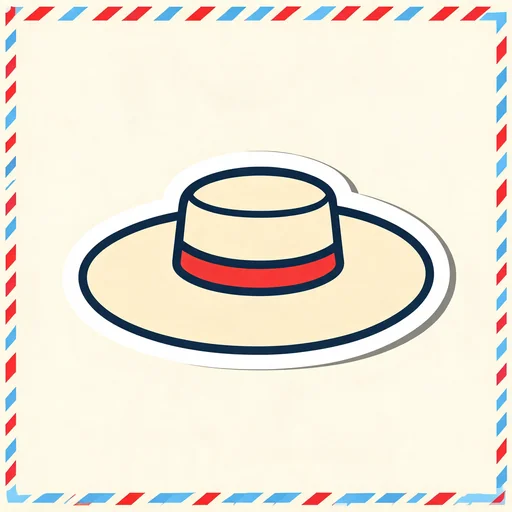
#> input picture v1-letter-post/pictures/hat.webp, 512 x 512 px, given in place of apple.webp, which was not available
$ python generate.py
#> lines starting #> are read from the running program, lines starting #| are printed output that depends on the picture; pictures that were not available may be replaced by others from this repository, and a replacement may not be noted
#> in main, source is the input picture: PIL image 512x512 RGB; mean R, G, B 237.4, 230.1, 216.1
#!/usr/bin/env python3
"""Rebuild the 52 alpha-only fades from the current game WebPs (Pillow, NumPy)."""
from pathlib import Path
import numpy as np
from PIL import Image

ROOT = Path(__file__).resolve().parent
WORDS = 'apple ball cat duck egg fish goat hat insect jellyfish kite leaf moon nest octopus pig quilt rabbit sun tiger umbrella van web fox yak zebra'.split()
PURPLE_SUBJECTS = {'goat', 'cat', 'zebra', 'rabbit', 'tiger', 'yak'}
GAMES = {'moonboat': 'v3-moonboat', 'ribbon-road': 'v4-silk-thread'}


def smoothstep(low, high, value):
    t = np.clip((value - low) / (high - low), 0, 1)
    return t * t * (3 - 2 * t)


def fade(source, moonboat, preserve_purple=False):
#> called with moonboat = True, preserve_purple = False
    rgba = np.array(source.convert('RGBA').resize((512, 512), Image.Resampling.LANCZOS))
    y, x = np.mgrid[:512, :512]
    # A broad, rounded feather; no crop, scaling of the subject, or RGB repainting.
    radius = (abs((x - 255.5) / 255.5) ** 4 + abs((y - 255.5) / 255.5) ** 4) ** .25
    alpha = 1 - smoothstep(.62, 1, radius)
    if moonboat:
        # Let the navy atmosphere disappear on light cards while retaining the
        # bright artwork and stars. This is a continuous alpha fade, not a cutout.
        rgb = rgba[:, :, :3].astype(float)
        brightness = np.maximum(rgb[:, :, 0], rgb[:, :, 1])
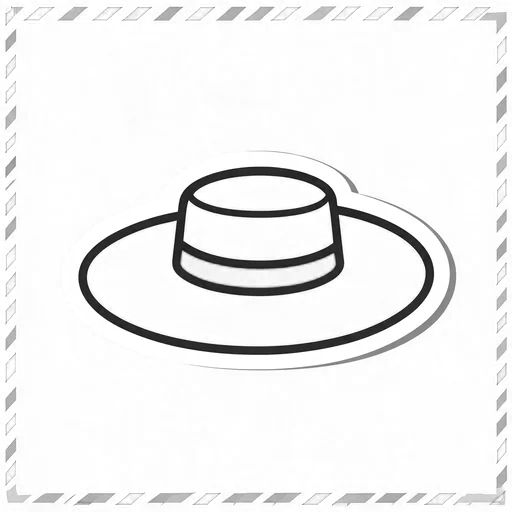
#> brightness: shape (512, 512) float64; min 15, max 255, mean 240.7
        blue = smoothstep(0, 22, rgb[:, :, 2] - brightness)
#> call 2 of smoothstep, with low = 0, high = 22
#> in smoothstep (call 2), `t = np.clip((value - low) / (high - low), 0, 1)`:
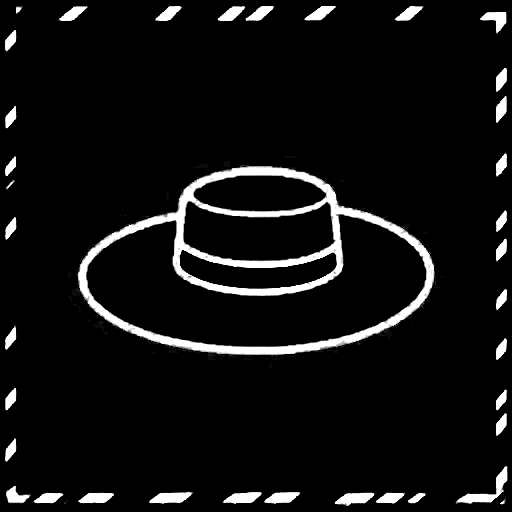
#> t: shape (512, 512) float64; min 0, max 1, mean 0.0659
        # Keep purple subject shading (goat feet, cat fur, zebra stripes).
        purple = smoothstep(0, 12, rgb[:, :, 0] - rgb[:, :, 1]) * smoothstep(35, 65, rgb[:, :, 0])
#> call 3 of smoothstep, with low = 0, high = 12
#> in smoothstep (call 3), `t = np.clip((value - low) / (high - low), 0, 1)`:
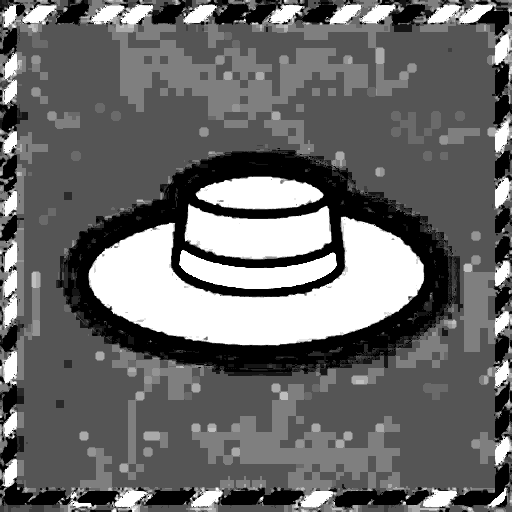
#> t: shape (512, 512) float64; min 0, max 1, mean 0.419
#> call 4 of smoothstep, with low = 35, high = 65
#> in smoothstep (call 4), `t = np.clip((value - low) / (high - low), 0, 1)`:
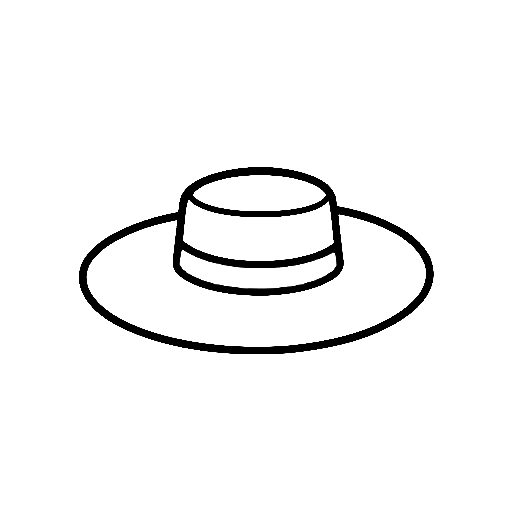
#> t: shape (512, 512) float64; min 0, max 1, mean 0.96
        if preserve_purple:
            blue *= 1 - purple
        atmosphere = smoothstep(35, 155, brightness) ** 2
        alpha *= 1 - blue * (1 - atmosphere)
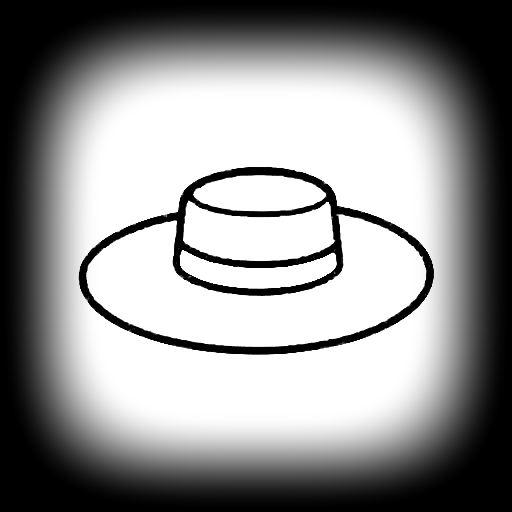
#> alpha: shape (512, 512) float64; min 0, max 1, mean 0.574
    rgba[:, :, 3] = np.rint(rgba[:, :, 3] * alpha).astype('uint8')
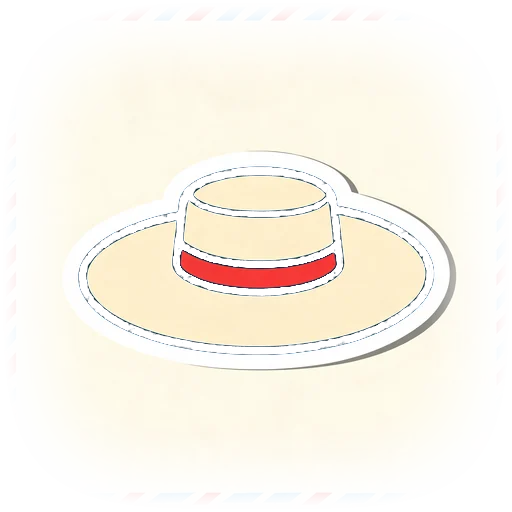
#> rgba: shape (512, 512, 4); mean R, G, B, A 237.4, 230.1, 216.1, 146.4; transparent parts drawn white
    return Image.fromarray(rgba)


def main():
    for name, game in GAMES.items():
        target = ROOT / name
        target.mkdir(exist_ok=True)
        for word in WORDS:
#> (the run stopped early here; a loop or call above may not have finished)

$ run again, on v1-letter-post/pictures/pig.webp
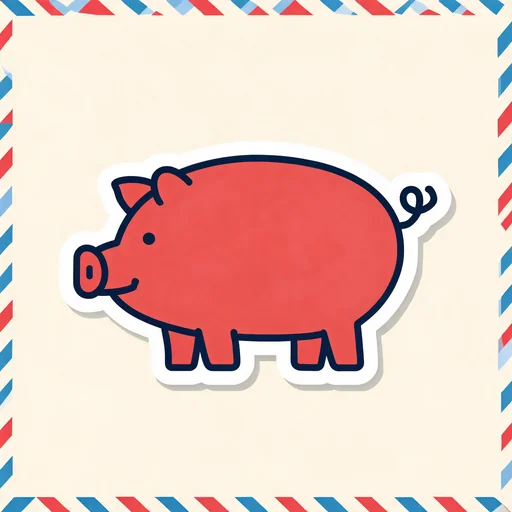
#> input picture v1-letter-post/pictures/pig.webp, 512 x 512 px, given in place of apple.webp, which was not available
#> in main, source is the input picture: PIL image 512x512 RGB; mean R, G, B 234.7, 204, 195.7
#> in fade, `alpha *= 1 - blue * (1 - atmosphere)`:
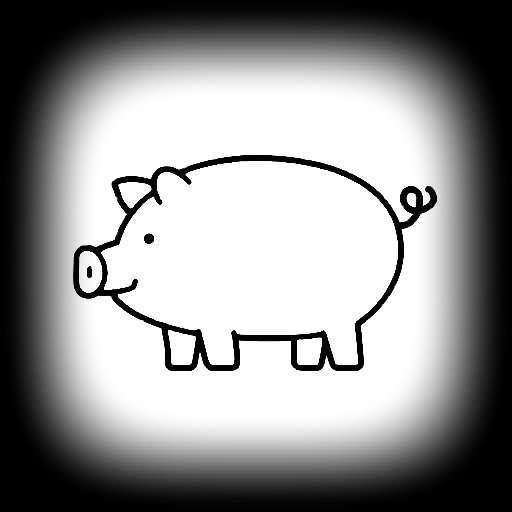
#> alpha: shape (512, 512) float64; min 0, max 1, mean 0.581
#> in fade, `rgba[:, :, 3] = np.rint(rgba[:, :, 3] * alpha).astype('uint8')`:
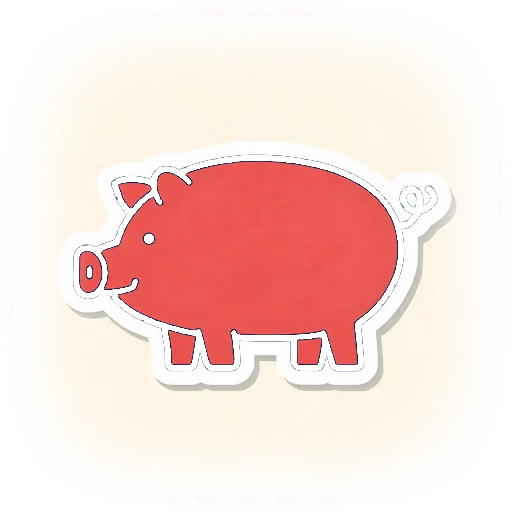
#> rgba: shape (512, 512, 4); mean R, G, B, A 234.7, 204, 195.7, 148.1; transparent parts drawn white

$ run again, on v1-letter-post/pictures/sun.webp
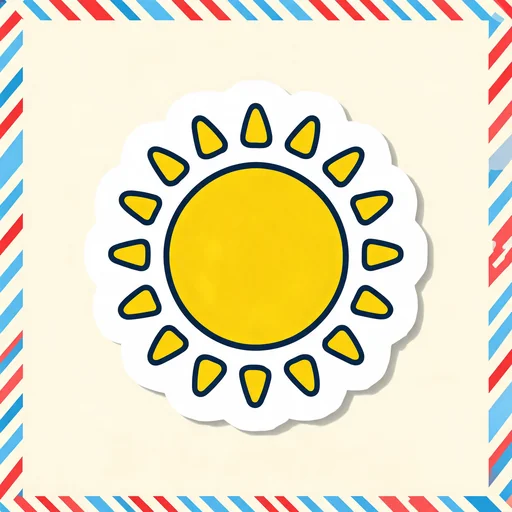
#> input picture v1-letter-post/pictures/sun.webp, 512 x 512 px, given in place of apple.webp, which was not available
#> in main, source is the input picture: PIL image 512x512 RGB; mean R, G, B 232.5, 224.9, 193
#> in fade, `alpha *= 1 - blue * (1 - atmosphere)`:
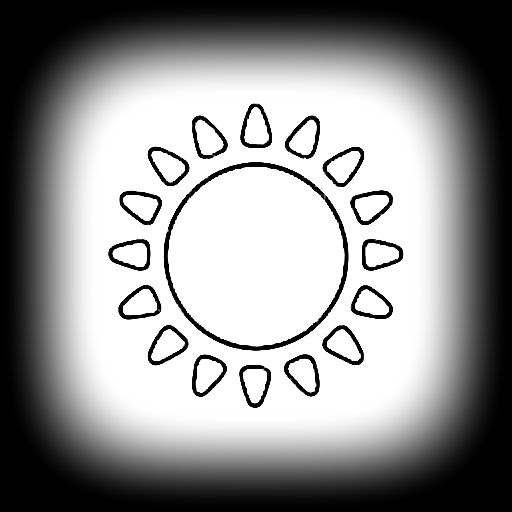
#> alpha: shape (512, 512) float64; min 0, max 1, mean 0.577
#> in fade, `rgba[:, :, 3] = np.rint(rgba[:, :, 3] * alpha).astype('uint8')`:
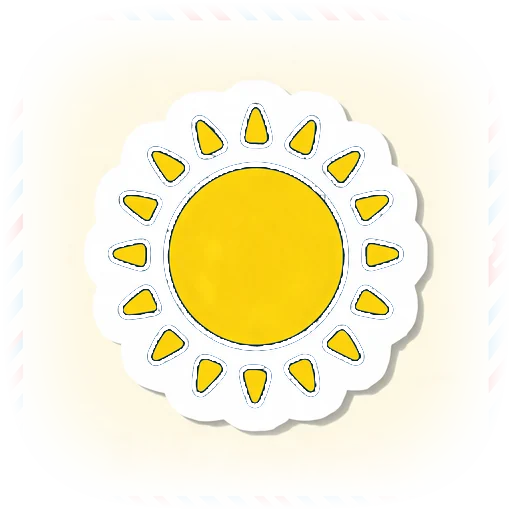
#> rgba: shape (512, 512, 4); mean R, G, B, A 232.5, 224.9, 193, 147.2; transparent parts drawn white
